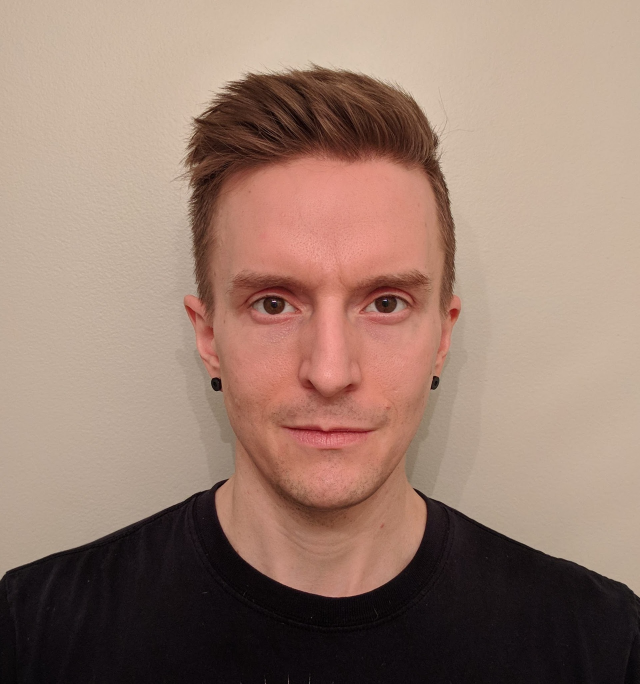
#> input picture Photo for IDs.jpg, 1919 x 2052 px (shown at 1/3 size)
$ python -i cartoon_me.py   (imports and definitions only)
#> lines starting #> are read from the running program, lines starting #| are printed output that depends on the picture; after the words box and inside, x2 and y2 are one past the last pixel; in counts of white or black regions, pixels touching at a corner belong together
# Built-in libraries
import os  # Interact with the operating system.
import sys

# 3rd party libraries
import cv2  # Image processing.
import easygui  # Open a filebox.
import imageio  # Read image stored at a perticular path.
import matplotlib.pyplot as plt  # Form the plot of the image.
import numpy as np  # Store image.
from PIL import ImageTk, Image
import tkinter as tk
from tkinter import filedialog
from tkinter import *


def upload():
    """Open a filebox to choose a file and store the file path as a string."""
    image_path = easygui.fileopenbox()
    # Pass that file path string into cartoon_me function.
    cartoon_me(image_path)


def cartoon_me(image_path):
    # Read the image file path chosen in upload(). imread stores images as numbers.
#> called with image_path = 'Photo for IDs.jpg'
    original_image = cv2.imread(image_path)
#> original_image is the input picture: shape (2052, 1919, 3); mean B, G, R 112.6, 126.2, 153.4
    # Image is read as a numpy array. Cell values depict RGB vals of a pixel.
    original_image = cv2.cvtColor(original_image, cv2.COLOR_BGR2RGB)

    # Weed out non-image files.
    if original_image is None:
        print("Can not find an image. Please choose an image file.")
        sys.exit()

    # Image is resized after each transformation in order to keep all images
    # at a similar scale.
    resized_1 = cv2.resize(original_image, (960, 540))
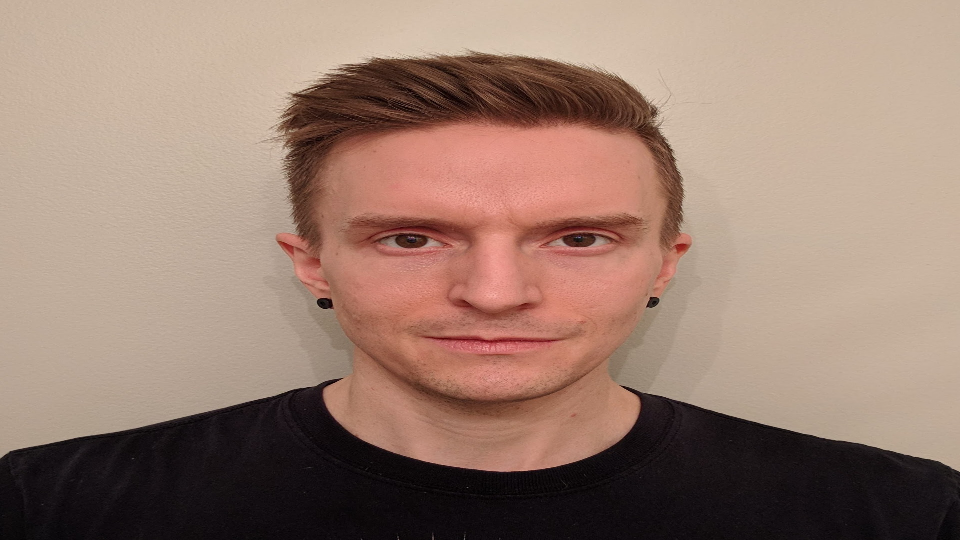
#> resized_1: shape (540, 960, 3); mean R, G, B 153.3, 126.1, 112.5
    # Plot original image.
    # plt.imshow(resized_1, cmap="gray")

    # Convert image to greyscale.
    grayscale_image = cv2.cvtColor(original_image, cv2.COLOR_BGR2GRAY)
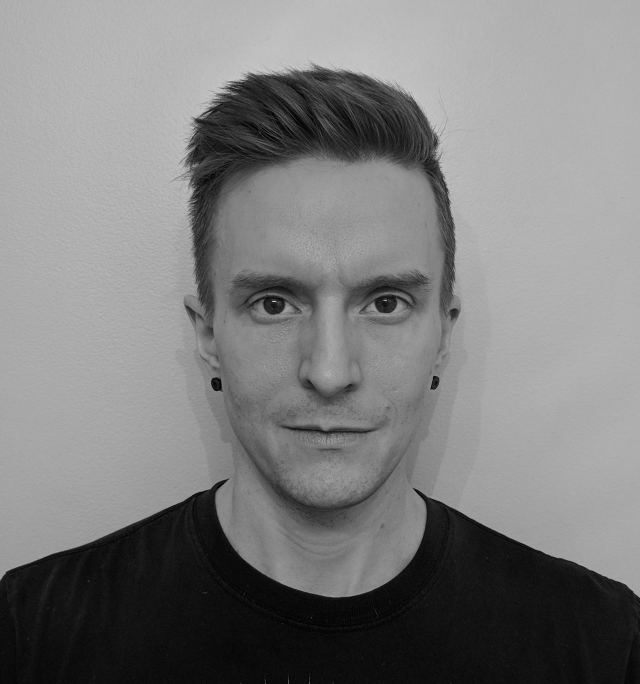
#> grayscale_image: shape (2052, 1919) (shown at 1/3 size); min 0, max 246, mean 125.3
    resized_2 = cv2.resize(grayscale_image, (960, 540))
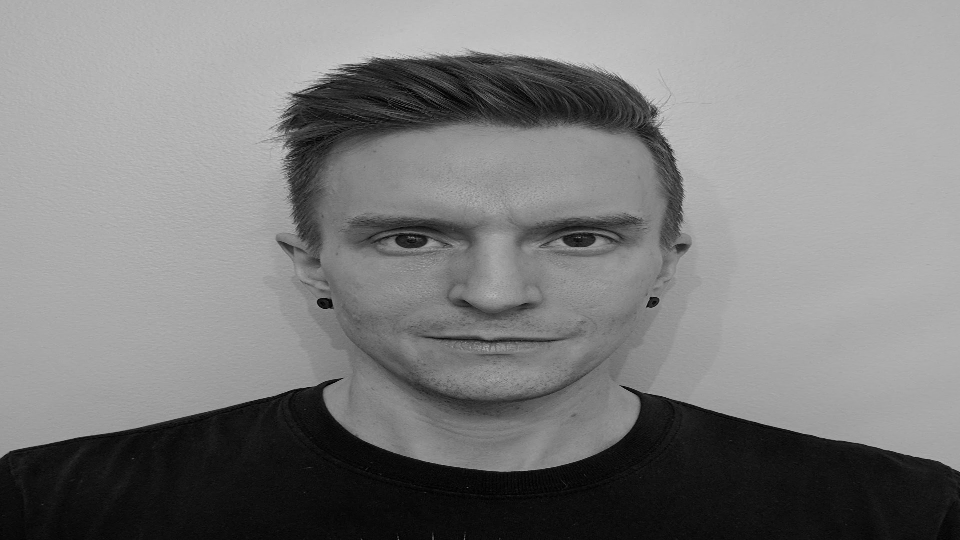
#> resized_2: shape (540, 960); min 0, max 210, mean 125.2
    # Plot grayscale image.
    # plt.imshow(resized_2, cmap="gray")

    # Apply a median blur to smooth out the image.
    smooth_grayscale_image = cv2.medianBlur(grayscale_image, 5)
    resized_3 = cv2.resize(smooth_grayscale_image, (960, 540))
    # Plot smoothed image.
    # plt.imshow(resized_3, cmap="gray")

    # Retrieve the edges of the image by using threshold.
    get_edge = cv2.adaptiveThreshold(
        smooth_grayscale_image, 255, cv2.ADAPTIVE_THRESH_MEAN_C, cv2.THRESH_BINARY, 9, 9
    )
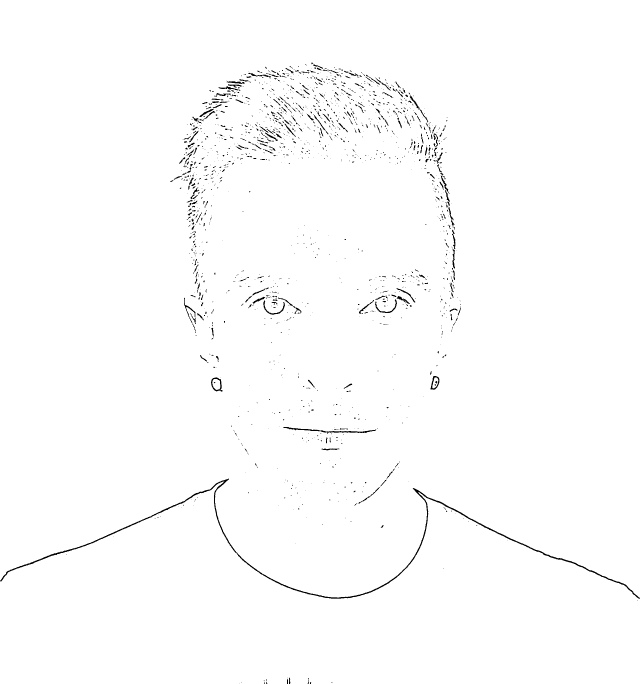
#> get_edge: shape (2052, 1919) (shown at 1/3 size); 99% white; 1690 black regions (1369 under 20 px), largest, box (x1, y1, x2, y2) and area: (0, 1436, 1919, 1796) 9812, (850, 1281, 1129, 1302) 1053, (633, 1132, 668, 1175) 441
    resized_4 = cv2.resize(get_edge, (960, 540))
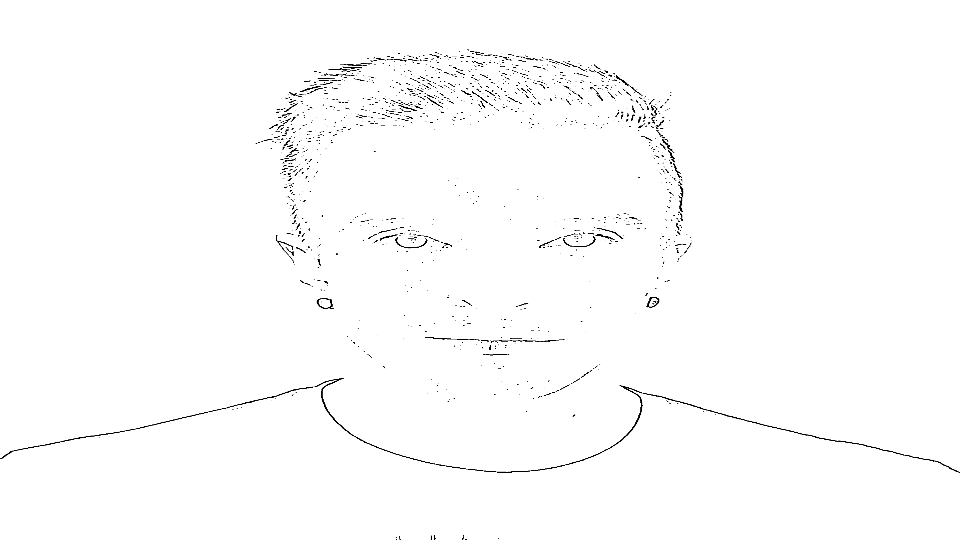
#> resized_4: shape (540, 960); min 0, max 255, mean 252.5
    # plt.imshow(resized_4, cmap="gray")

    # Apply filter to remove noise and keep edge sharp.
    color_image = cv2.bilateralFilter(original_image, 9, 300, 300)
    resized_5 = cv2.resize(color_image, (960, 540))
    # plt.imshow(resized_5, cmap="gray")

    # Mask edges.
    cartoon_image = cv2.bitwise_and(color_image, color_image, mask=get_edge)
    resized_6 = cv2.resize(cartoon_image, (960, 540))
    # plt.imshow(resized_6, cmap="gray")

    # Plot the transition.
    images = [resized_1, resized_2, resized_3, resized_4, resized_5, resized_6]
    fig, axes = plt.subplots(
        3,
        2,
        figsize=(8, 8),
        subplot_kw={"xticks": [], "yticks": []},
        gridspec_kw=dict(hspace=0.1, wspace=0.1),
    )
    for i, ax in enumerate(axes.flat):
        ax.imshow(images[i], cmap="gray")

    # Make the save button in the main window.
    save_1 = Button(
#> (the run stopped early here; a loop or call above may not have finished)
